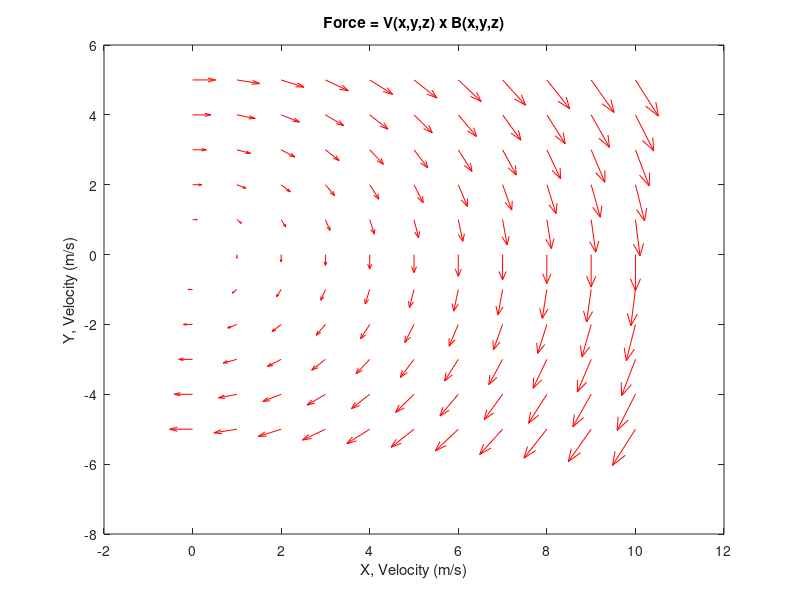

Recreate this plot in MATLAB.
% vectorField.m
%   Author: Daniel Crisp
%Clear, Clean
clear; clc;
script = 'vectorField.m';

%Set Parameters
B = [0, 0, -.3]; %B-Field into the page (-Zhat)
Bmag = sqrt(sum(B.^2));

%Define grid
Nx = 10;
x = 0:1:Nx;
y=x-(0.5*Nx); %Shift center of range from x to 0.
%[X, Y, Z] = meshgrid(x,y,y);
[X, Y] = meshgrid(x,y);

%Compute Vector Field
Vx = X; Vy = Y;
Vmag=sqrt(Vx.*Vx+Vy.*Vy); %distance from origin
Fx = Vy*Bmag;
Fy = -Vx*Bmag;
Fmag = Vmag*Bmag; %Assuming angle = 90;

%Plot Vector Field
quiver(Vx, Vy, Fx, Fy, 'r');
title('Force = V(x,y,z) x B(x,y,z)')
xlabel('X, Velocity (m/s)')
ylabel('Y, Velocity (m/s)')